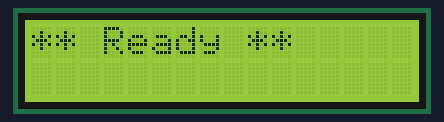
Simulated run of this sketch. Board: Arduino Uno, built with avr-gcc and run on an emulated ATmega328P. Shown: 16×2 character LCD. What the sketch prints to the serial monitor is not drawn.

Above: at 0.1 s.
At 2.7 s:
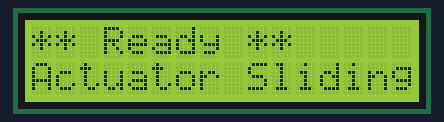
At 18.1 s:
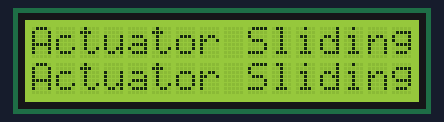
At 36.1 s:
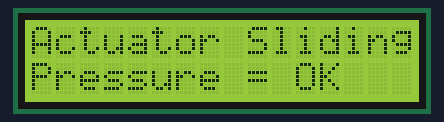

Measured:
- what the display in image 1 shows lasts 2.6 s, from 2.6 s to 5.2 s

The sketch:

controller.ino
```cpp
// Arduino linear actuator Controller
#include <LiquidCrystal.h>
#define fsrpin A0

const int rs = 12, en = 11, d4 = 5, d5 = 4, d6 = 3, d7 = 2;
LiquidCrystal lcd(rs, en, d4, d5, d6, d7);
const int Switch = 2;
int state = 0, Loadstate=0;
int fsrreading;

void setup() {

  Serial.begin(57600);
  lcd.begin(16, 2);
  pinMode(2,OUTPUT);
  pinMode(3,OUTPUT);
  pinMode(4,OUTPUT);

  Serial.println("** Ready **");
  lcd.print("** Ready **");

}

void loop() { // Controls actuator and stoppage by excedding pressure limit

  lcd.setCursor(0, 1);

  Serial.println("Slide Forward");
  setDir(1);
  slide(5);
  lcd.print("Actuator Sliding Forward");

  Serial.println("Slide Backward");
  setDir(2);
  slide(5);
  lcd.clear();
  lcd.print("Actuator Sliding Backwards");

  Serial.print(fsrreading); //sensor goes from 0 - 1023 with 1023 being the maximum, our limit was calculated to be equal to 800
  if (fsrreading < 1 ){    //we check the force sensor is workign correctly here and is getting a constant reading
    Serial.print("Pressure is under treshold");
    lcd.setCursor(0,2);
    lcd.print("Pressure = OK ");
  } else if (fsrreading > 800){
    setDir(0);
    Serial.print("Pressure above treshold stopping process");
    lcd.clear();
    lcd.print("Pressure is above treshold aborting process");
  }

}

void setDir(int d) { //Set Direction of the actuator
  switch(d) {
    case 0: // off
    digitalWrite(2,LOW);
    digitalWrite(4,LOW);
    break;
    case 1: // forward
    digitalWrite(2,HIGH);
    digitalWrite(4,LOW);
    break;
    case 2:  // backward
    digitalWrite(2,LOW);
    digitalWrite(4,HIGH);
    break;
    case 3:  // locked
    digitalWrite(2,HIGH);
    digitalWrite(4,HIGH);
    break;
  }
}


//  Code to gradually speed up, then gradually slow down actuator.
void slide(int d) {
  for(int v=0;v<256;++v) {
    analogWrite(3,v);
    delay(d);
  }
  for(int v=255;v>=0;--v) {
    analogWrite(3,v);
    delay(d);
  }
}
```
